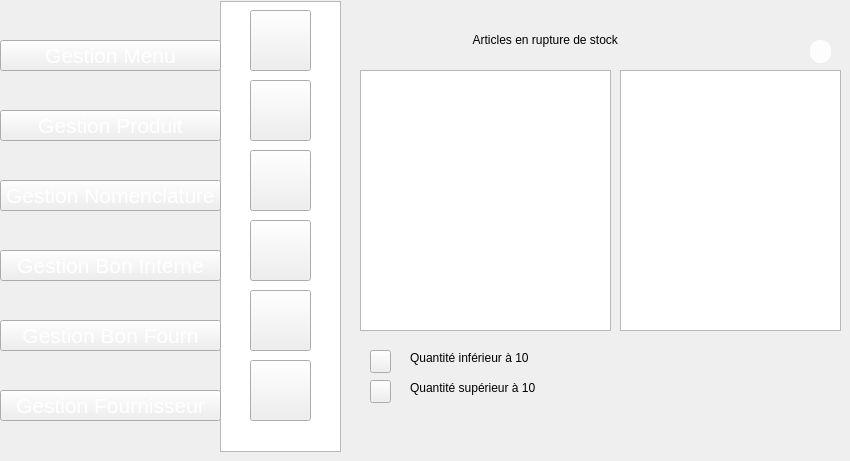
    <widget class="QWidget" name="page_15">
     <widget class="QPushButton" name="pushButton_97">
      <property name="geometry">
       <rect>
        <x>250</x>
        <y>220</y>
        <width>61</width>
        <height>61</height>
       </rect>
      </property>
      <property name="styleSheet">
       <string notr="true">image: url(:/new/prefix1/img/icon-supp2 (1).png);</string>
      </property>
      <property name="text">
       <string/>
      </property>
     </widget>
     <widget class="QPushButton" name="pushButton_99">
      <property name="geometry">
       <rect>
        <x>250</x>
        <y>80</y>
        <width>61</width>
        <height>61</height>
       </rect>
      </property>
      <property name="styleSheet">
       <string notr="true">image: url(:/new/prefix1/img/icon-modif2 (1).png);</string>
      </property>
      <property name="text">
       <string/>
      </property>
     </widget>
     <widget class="QPushButton" name="pushButton_100">
      <property name="geometry">
       <rect>
        <x>250</x>
        <y>10</y>
        <width>61</width>
        <height>61</height>
       </rect>
      </property>
      <property name="styleSheet">
       <string notr="true">image: url(:/new/prefix1/img/icon-ajout2.png);
background-image: url(:/new/prefix1/img/bg.png);</string>
      </property>
      <property name="text">
       <string/>
      </property>
     </widget>
     <widget class="QListView" name="listView_11">
      <property name="geometry">
       <rect>
        <x>220</x>
        <y>1</y>
        <width>121</width>
        <height>451</height>
       </rect>
      </property>
      <property name="styleSheet">
       <string notr="true">background-image: url(:/new/prefix1/img/selected.png);</string>
      </property>
     </widget>
     <widget class="QPushButton" name="pushButton_101">
      <property name="geometry">
       <rect>
        <x>250</x>
        <y>290</y>
        <width>61</width>
        <height>61</height>
       </rect>
      </property>
      <property name="styleSheet">
       <string notr="true">
image: url(:/new/prefix1/img/aa.png);</string>
      </property>
      <property name="text">
       <string/>
      </property>
     </widget>
     <widget class="QPushButton" name="pushButton_103">
      <property name="geometry">
       <rect>
        <x>250</x>
        <y>150</y>
        <width>61</width>
        <height>61</height>
       </rect>
      </property>
      <property name="styleSheet">
       <string notr="true">image: url(:/new/prefix1/img/icon-afficher2.png);</string>
      </property>
      <property name="text">
       <string/>
      </property>
     </widget>
     <widget class="QPushButton" name="pushButton_436">
      <property name="geometry">
       <rect>
        <x>0</x>
        <y>40</y>
        <width>221</width>
        <height>31</height>
       </rect>
      </property>
      <property name="font">
       <font>
        <pointsize>16</pointsize>
        <weight>50</weight>
        <bold>false</bold>
       </font>
      </property>
      <property name="styleSheet">
       <string notr="true">color: rgb(255, 255, 255);

</string>
      </property>
      <property name="text">
       <string>Gestion Menu</string>
      </property>
     </widget>
     <widget class="QPushButton" name="pushButton_434">
      <property name="geometry">
       <rect>
        <x>0</x>
        <y>320</y>
        <width>221</width>
        <height>31</height>
       </rect>
      </property>
      <property name="font">
       <font>
        <pointsize>16</pointsize>
        <weight>50</weight>
        <bold>false</bold>
       </font>
      </property>
      <property name="styleSheet">
       <string notr="true">color: rgb(255, 255, 255);

</string>
      </property>
      <property name="text">
       <string>Gestion Bon Fourn</string>
      </property>
     </widget>
     <widget class="QPushButton" name="pushButton_437">
      <property name="geometry">
       <rect>
        <x>0</x>
        <y>180</y>
        <width>221</width>
        <height>31</height>
       </rect>
      </property>
      <property name="font">
       <font>
        <pointsize>16</pointsize>
        <weight>50</weight>
        <bold>false</bold>
       </font>
      </property>
      <property name="styleSheet">
       <string notr="true">color: rgb(255, 255, 255);

</string>
      </property>
      <property name="text">
       <string>Gestion Nomenclature</string>
      </property>
     </widget>
     <widget class="QPushButton" name="pushButton_433">
      <property name="geometry">
       <rect>
        <x>0</x>
        <y>250</y>
        <width>221</width>
        <height>31</height>
       </rect>
      </property>
      <property name="font">
       <font>
        <pointsize>16</pointsize>
        <weight>50</weight>
        <bold>false</bold>
       </font>
      </property>
      <property name="styleSheet">
       <string notr="true">color: rgb(255, 255, 255);

</string>
      </property>
      <property name="text">
       <string>Gestion Bon Interne</string>
      </property>
     </widget>
     <widget class="QPushButton" name="pushButton_435">
      <property name="geometry">
       <rect>
        <x>0</x>
        <y>390</y>
        <width>221</width>
        <height>31</height>
       </rect>
      </property>
      <property name="font">
       <font>
        <pointsize>16</pointsize>
        <weight>50</weight>
        <bold>false</bold>
       </font>
      </property>
      <property name="styleSheet">
       <string notr="true">color: rgb(255, 255, 255);

</string>
      </property>
      <property name="text">
       <string>Gestion Fournisseur</string>
      </property>
     </widget>
     <widget class="QPushButton" name="pushButton_3">
      <property name="geometry">
       <rect>
        <x>250</x>
        <y>360</y>
        <width>61</width>
        <height>61</height>
       </rect>
      </property>
      <property name="styleSheet">
       <string notr="true">image: url(:/new/prefix1/img/icon-stat.png);</string>
      </property>
      <property name="text">
       <string/>
      </property>
     </widget>
     <widget class="QTableView" name="tableView_5">
      <property name="geometry">
       <rect>
        <x>360</x>
        <y>70</y>
        <width>251</width>
        <height>261</height>
       </rect>
      </property>
      <property name="styleSheet">
       <string notr="true">background-image: url(:/new/prefix1/img/2700165_4275d.jpg);</string>
      </property>
     </widget>
     <widget class="piechartwidget" name="widget" native="true">
      <property name="geometry">
       <rect>
        <x>360</x>
        <y>70</y>
        <width>251</width>
        <height>261</height>
       </rect>
      </property>
     </widget>
     <widget class="QPushButton" name="pushButton_446">
      <property name="geometry">
       <rect>
        <x>0</x>
        <y>110</y>
        <width>221</width>
        <height>31</height>
       </rect>
      </property>
      <property name="font">
       <font>
        <pointsize>16</pointsize>
        <weight>50</weight>
        <bold>false</bold>
       </font>
      </property>
      <property name="styleSheet">
       <string notr="true">color: rgb(255, 255, 255);

</string>
      </property>
      <property name="text">
       <string>Gestion Produit</string>
      </property>
     </widget>
     <widget class="QPushButton" name="pushButton_7">
      <property name="geometry">
       <rect>
        <x>370</x>
        <y>350</y>
        <width>21</width>
        <height>23</height>
       </rect>
      </property>
      <property name="styleSheet">
       <string notr="true">image: url(:/new/prefix1/img/Red.svg.png);</string>
      </property>
      <property name="text">
       <string/>
      </property>
     </widget>
     <widget class="QPushButton" name="pushButton_8">
      <property name="geometry">
       <rect>
        <x>370</x>
        <y>380</y>
        <width>21</width>
        <height>23</height>
       </rect>
      </property>
      <property name="styleSheet">
       <string notr="true">image: url(:/new/prefix1/img/th.jpg);</string>
      </property>
      <property name="text">
       <string/>
      </property>
     </widget>
     <widget class="QLabel" name="label_3">
      <property name="geometry">
       <rect>
        <x>460</x>
        <y>30</y>
        <width>271</width>
        <height>20</height>
       </rect>
      </property>
      <property name="styleSheet">
       <string notr="true">background-image: url(:/new/prefix1/img/2700165_4275d.jpg);
font: 75 14pt &quot;MS Shell Dlg 2&quot;;</string>
      </property>
      <property name="text">
       <string>    Articles en rupture de stock</string>
      </property>
     </widget>
     <widget class="QTableView" name="rupture">
      <property name="geometry">
       <rect>
        <x>620</x>
        <y>70</y>
        <width>221</width>
        <height>261</height>
       </rect>
      </property>
     </widget>
     <widget class="QLabel" name="label_4">
      <property name="geometry">
       <rect>
        <x>410</x>
        <y>350</y>
        <width>151</width>
        <height>16</height>
       </rect>
      </property>
      <property name="styleSheet">
       <string notr="true">background-image: url(:/new/prefix1/img/2700165_4275d.jpg);
font: 9pt &quot;MS Reference Sans Serif&quot;;</string>
      </property>
      <property name="text">
       <string>Quantité inférieur à 10</string>
      </property>
     </widget>
     <widget class="QLabel" name="label_8">
      <property name="geometry">
       <rect>
        <x>410</x>
        <y>380</y>
        <width>161</width>
        <height>16</height>
       </rect>
      </property>
      <property name="styleSheet">
       <string notr="true">background-image: url(:/new/prefix1/img/2700165_4275d.jpg);
font: 9pt &quot;MS Reference Sans Serif&quot;;</string>
      </property>
      <property name="text">
       <string>Quantité supérieur à 10</string>
      </property>
     </widget>
     <widget class="QPushButton" name="refprod_14">
      <property name="geometry">
       <rect>
        <x>810</x>
        <y>40</y>
        <width>21</width>
        <height>23</height>
       </rect>
      </property>
      <property name="styleSheet">
       <string notr="true">                                         border-radius: 10px;
background-color: rgb(253, 253, 253);
                                        
font: 9pt &quot;MS Reference Sans Serif&quot;;</string>
      </property>
      <property name="text">
       <string/>
      </property>
      <property name="icon">
       <iconset>
        <normaloff>../../1200px-Refresh_icon.svg.png</normaloff>../../1200px-Refresh_icon.svg.png</iconset>
      </property>
     </widget>
     <zorder>listView_11</zorder>
     <zorder>pushButton_101</zorder>
     <zorder>pushButton_97</zorder>
     <zorder>pushButton_103</zorder>
     <zorder>pushButton_99</zorder>
     <zorder>pushButton_100</zorder>
     <zorder>pushButton_436</zorder>
     <zorder>pushButton_434</zorder>
     <zorder>pushButton_437</zorder>
     <zorder>pushButton_433</zorder>
     <zorder>pushButton_435</zorder>
     <zorder>pushButton_3</zorder>
     <zorder>tableView_5</zorder>
     <zorder>widget</zorder>
     <zorder>pushButton_446</zorder>
     <zorder>pushButton_7</zorder>
     <zorder>pushButton_8</zorder>
     <zorder>label_3</zorder>
     <zorder>rupture</zorder>
     <zorder>label_4</zorder>
     <zorder>label_8</zorder>
     <zorder>refprod_14</zorder>
    </widget>
